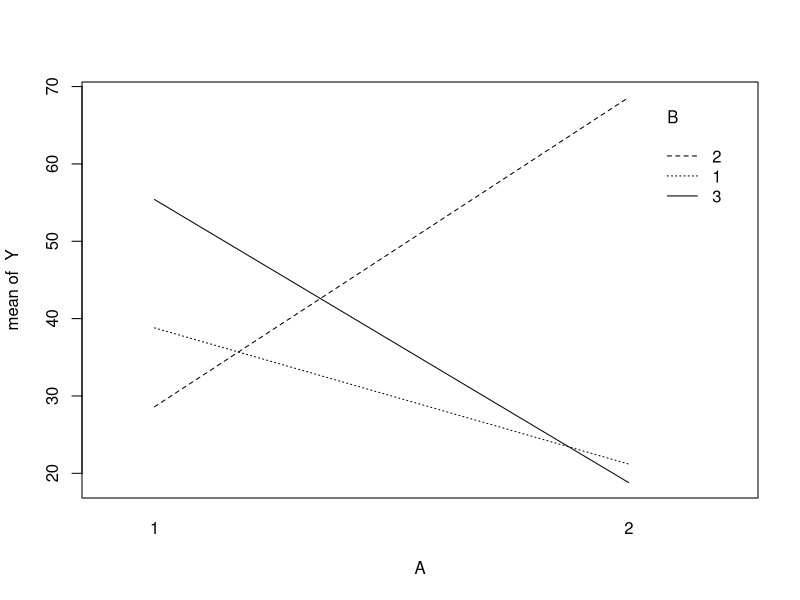
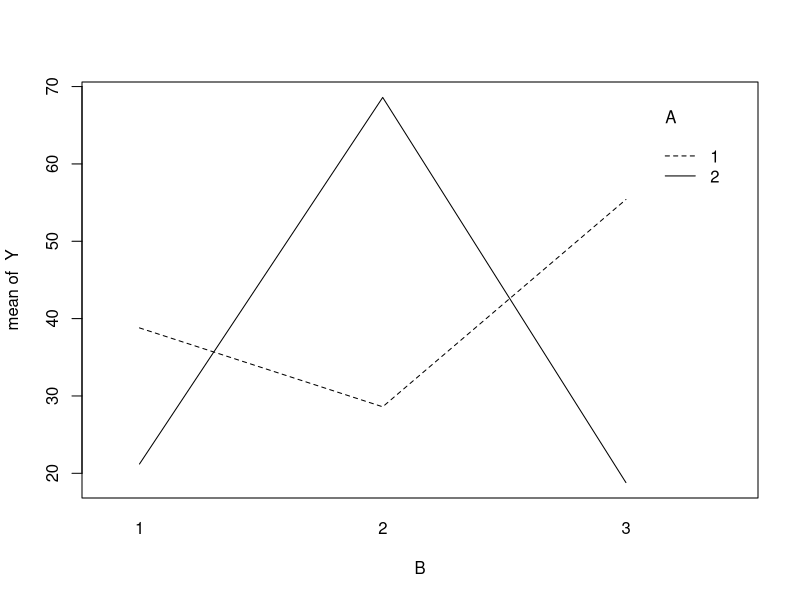
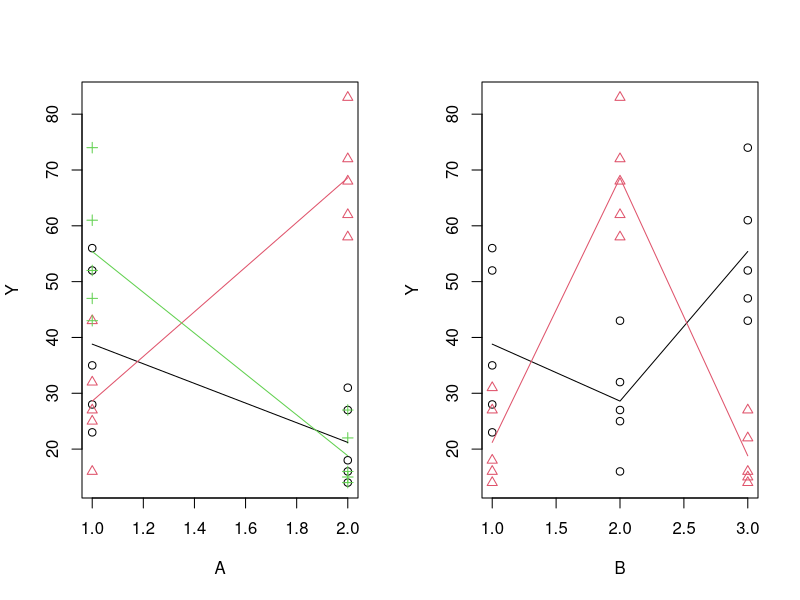

Write the R code that produced these figures, in order.
Y = c(56, 23, 52, 28, 35, 43, 25, 16, 27, 32, 47, 43, 52, 61, 74, 16, 14, 18, 27, 31, 58, 62, 68, 72, 83, 15, 14, 22, 16, 27)
A = c( 1, 1, 1, 1, 1, 1, 1, 1, 1, 1, 1, 1, 1, 1, 1, 2, 2, 2, 2, 2, 2, 2, 2, 2, 2, 2, 2, 2, 2, 2)
B = c( 1, 1, 1, 1, 1, 2, 2, 2, 2, 2, 3, 3, 3, 3, 3, 1, 1, 1, 1, 1, 2, 2, 2, 2, 2, 3, 3, 3, 3, 3)
model = glm(Y ~ factor(A) * factor(B))
summary(aov(model))

interaction.plot(A,B,Y)
interaction.plot(B,A,Y)


# Cell means
means = matrix(NA,2,3)
for(a in 1:2)
{
  for(b in 1:3)
  {
    means[a,b] = mean(Y[A==a & B==b])
  }
}
means


# for 2 plots on the same page
par(mfrow=c(1,2))

plot(Y~A,col=B,pch=B)
for(b in 1:3)
 {
  lines(1:2,means[,b],col=b)
 }

plot(Y~B,col=A,pch=A)
for(a in 1:2)
 {
  lines(1:3,means[a,],col=a)
 }
